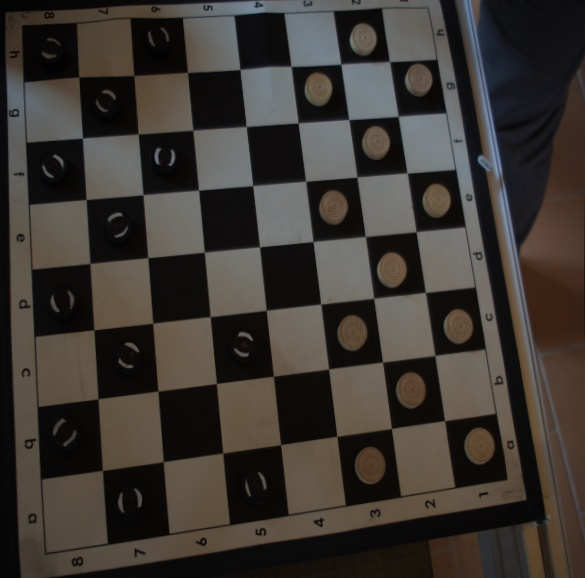
#> input picture checkers_game/test/fixtures/board_sample.jpg, 585 x 578 px
$ python board_augment.py --out out.png
#> lines starting #> are read from the running program, lines starting #| are printed output that depends on the picture
### checkers_game/checkers_game/camera/board_geometry.py
"""Pure, hardware-free board-corner detection.

Only OpenCV + numpy - no camera SDK, no GUI - so it can be tested on a
machine with no camera attached (see test/test_board_geometry.py).

Algorithm (finds the outline of the 8x8 squares, not the board's outer edge):
  1. Detect square candidates: adaptive/Otsu thresholds in both polarities,
     slightly eroded so diagonally-touching squares separate, keep convex
     quadrilaterals.
  2. Fit a perspective lattice (homography image -> cell coordinates) to
     those candidates with RANSAC-style seeding and region growing. Junk
     candidates (pieces, letters, background) simply don't fit the lattice.
  3. Refine on the checkerboard's X-junctions (where 4 squares meet) with
     sub-pixel accuracy. X-junctions only exist *inside* the board - where
     the squares meet the frame it's a T-junction - so they pin down the
     board extent without ever latching onto the frame's outer lines.
  4. Pick the 8x8 cell window whose 7x7 internal points match the found
     junctions, backed by a per-cell light/dark alternation check, and
     extrapolate the 4 outer corners from a homography fit to all
     junctions (so partially occluded / unevenly lit edges still work).

If the evidence is too weak (too few junctions, junctions covering only
part of the board) it returns None instead of guessing, so the caller can
fall back to manual selection.

Corners are returned as a (4, 2) float32 array in the fixed order
BL, TL, TR, BR (index 0..3), in the input image's pixel coordinates.
"""

import cv2
import numpy as np

CORNER_NAMES = ("BL", "TL", "TR", "BR")

_WORK_MAX_DIM = 640


def order_corners(points):
    """Sort 4 points into BL, TL, TR, BR (sum/difference trick)."""
    pts = np.asarray(points, dtype=np.float32).reshape(4, 2)
    s = pts.sum(axis=1)
    diff = pts[:, 1] - pts[:, 0]
    return np.array([pts[np.argmax(diff)], pts[np.argmin(s)],
                     pts[np.argmin(diff)], pts[np.argmax(s)]], dtype=np.float32)


def _to_gray(image):
    if image.ndim == 2:
        return image
    if image.shape[2] == 4:
        return cv2.cvtColor(image, cv2.COLOR_BGRA2GRAY)
    return cv2.cvtColor(image, cv2.COLOR_BGR2GRAY)


def _map(H, pts):
    pts = np.asarray(pts, dtype=np.float64).reshape(-1, 1, 2)
    return cv2.perspectiveTransform(pts, H).reshape(-1, 2)


def _order_quad(p):
    c = p.mean(axis=0)
    return p[np.argsort(np.arctan2(p[:, 1] - c[1], p[:, 0] - c[0]))]


def _quad_area(q):
    return abs(cv2.contourArea(q.astype(np.float32)))


# --------------------------------------------------------------------------
# 1. square candidates
# --------------------------------------------------------------------------

def _find_square_candidates(gray):
    h, w = gray.shape
    md = min(h, w)
    min_a, max_a = (md / 45.0) ** 2, (md / 4.0) ** 2
    blur = cv2.GaussianBlur(gray, (5, 5), 0)
    erode_it = max(1, int(round(md / 300.0)))
    kernel = np.ones((3, 3), np.uint8)

    binaries = []
    for frac in (0.08, 0.15, 0.25):
        block = int(md * frac) | 1
        for mode in (cv2.THRESH_BINARY, cv2.THRESH_BINARY_INV):
            binaries.append(cv2.adaptiveThreshold(
                blur, 255, cv2.ADAPTIVE_THRESH_MEAN_C, mode, block, 0))
    for mode in (cv2.THRESH_BINARY, cv2.THRESH_BINARY_INV):
        binaries.append(cv2.threshold(blur, 0, 255, mode + cv2.THRESH_OTSU)[1])

    quads = []
    for binary in binaries:
        binary = cv2.erode(binary, kernel, iterations=erode_it)
        contours, _ = cv2.findContours(binary, cv2.RETR_LIST, cv2.CHAIN_APPROX_SIMPLE)
        for c in contours:
            a = cv2.contourArea(c)
            if a < min_a or a > max_a:
                continue
            hull = cv2.convexHull(c)
            hull_area = cv2.contourArea(hull)
            if hull_area <= 0 or a / hull_area < 0.85:
                continue
            approx = cv2.approxPolyDP(hull, 0.06 * cv2.arcLength(hull, True), True)
            if len(approx) != 4:
                continue
            p = _order_quad(approx.reshape(4, 2).astype(np.float64))
            sides = np.linalg.norm(p - np.roll(p, -1, axis=0), axis=1)
            if sides.min() <= 0 or sides.max() / sides.min() > 1.8:
                continue
            if _quad_area(p) / hull_area < 0.85:
                continue
            quads.append(p)

    if not quads:
        return np.zeros((0, 4, 2))
    quads = np.array(quads)
    # the different thresholds find the same squares many times over
    centers = quads.mean(axis=1)
    sizes = np.sqrt([_quad_area(q) for q in quads])
    keep = []
    for i in np.argsort(-sizes):
        if all(np.linalg.norm(centers[i] - centers[k]) > 0.3 * sizes[i] for k in keep):
            keep.append(i)
    return quads[keep]


# --------------------------------------------------------------------------
# 2. lattice fit
# --------------------------------------------------------------------------

def _cell_fit(H, quads, tol):
    """Which quads sit exactly on one lattice cell under H (image->lattice)."""
    n = len(quads)
    lat = _map(H, quads.reshape(-1, 2)).reshape(n, 4, 2)
    rounded = np.round(lat)
    err = np.abs(lat - rounded).max(axis=(1, 2))
    cell = np.floor(lat.mean(axis=1)).astype(int)
    ok = err < tol
    for k in np.where(ok)[0]:
        expected = {(cell[k, 0] + dx, cell[k, 1] + dy) for dx in (0, 1) for dy in (0, 1)}
        got = {(int(x), int(y)) for x, y in rounded[k]}
        ok[k] = got == expected
    return ok, cell, rounded


def _fit_lattice(quads, max_seeds=40):
    if len(quads) < 4:
        return None
    unit = np.array([[0, 0], [1, 0], [1, 1], [0, 1]], dtype=np.float32)
    sizes = np.sqrt([_quad_area(q) for q in quads])
    seeds = np.argsort(np.abs(sizes - np.median(sizes)))[:max_seeds]

    scored = []
    for s in seeds:
        H = cv2.getPerspectiveTransform(quads[s].astype(np.float32), unit)
        ok, cell, _ = _cell_fit(H, quads, 0.25)
        scored.append(((ok & (np.abs(cell).max(axis=1) <= 2)).sum(), H))
    scored.sort(key=lambda t: -t[0])

    best = None
    for _, H in scored[:6]:
        # grow outwards from the seed: a single cell extrapolates poorly
        radius = 2
        for _ in range(8):
            ok, cell, rounded = _cell_fit(H, quads, 0.25)
            use = ok & (np.abs(cell).max(axis=1) <= radius) if radius < 99 else ok
            if use.sum() < 2:
                break
            H2, _ = cv2.findHomography(quads[use].reshape(-1, 2), rounded[use].reshape(-1, 2), 0)
            if H2 is None:
                break
            H = H2
            radius = radius + 2 if radius < 10 else 99
        ok, cell, _ = _cell_fit(H, quads, 0.2)
        if best is None or ok.sum() > best[0]:
            best = (int(ok.sum()), H, ok, cell)
    if best is None or best[0] < 6:
        return None
    return best


# --------------------------------------------------------------------------
# 3. X-junctions
# --------------------------------------------------------------------------

def _refine_junctions(gray, H, cells, cell_px):
    """Sub-pixel lattice points that look like checkerboard X-junctions.
    Returns (lattice_coords (N,2), image_coords (N,2))."""
    Hinv = np.linalg.inv(H)
    imin, jmin = cells.min(axis=0) - 1
    imax, jmax = cells.max(axis=0) + 2
    lat = np.array([[i, j] for i in range(imin, imax + 1)
                    for j in range(jmin, jmax + 1)], dtype=np.float64)

    # sample the 4 diagonal quadrants around each point: an X-junction has
    # diagonal pairs equal and the two pairs different; a T/L-junction or
    # a plain edge doesn't.
    offs = np.array([[-0.25, -0.25], [0.25, 0.25], [0.25, -0.25], [-0.25, 0.25]])
    r = max(1, int(cell_px * 0.08))
    blur = cv2.blur(gray, (2 * r + 1, 2 * r + 1)).astype(np.float64)
    h, w = gray.shape
    q = _map(Hinv, (lat[:, None, :] + offs[None]).reshape(-1, 2))
    xi = np.clip(np.round(q[:, 0]).astype(int), 0, w - 1)
    yi = np.clip(np.round(q[:, 1]).astype(int), 0, h - 1)
    v = blur[yi, xi].reshape(-1, 4)
    contrast = np.abs(0.5 * (v[:, 0] + v[:, 1]) - 0.5 * (v[:, 2] + v[:, 3]))
    noise = np.abs(v[:, 0] - v[:, 1]) + np.abs(v[:, 2] - v[:, 3])
    structural = contrast > 2.0 * noise
    ref = np.percentile(contrast[structural], 75) if structural.sum() >= 4 else contrast.max()
    is_x = structural & (contrast > max(6.0, 0.25 * ref))

    lat = lat[is_x]
    guess = _map(Hinv, lat).astype(np.float32) if len(lat) else np.zeros((0, 2), np.float32)
    inside = ((guess[:, 0] > 3) & (guess[:, 0] < w - 4) &
              (guess[:, 1] > 3) & (guess[:, 1] < h - 4))
    lat, guess = lat[inside], guess[inside]
    if len(lat) == 0:
        return lat, np.zeros((0, 2))
    win = max(3, int(cell_px * 0.2))
    refined = cv2.cornerSubPix(
        gray, guess.reshape(-1, 1, 2).copy(), (win, win), (-1, -1),
        (cv2.TERM_CRITERIA_EPS + cv2.TERM_CRITERIA_MAX_ITER, 40, 0.01)).reshape(-1, 2)
    good = np.linalg.norm(refined - guess, axis=1) < 0.2 * cell_px
    return lat[good], refined[good].astype(np.float64)


# --------------------------------------------------------------------------
# 4. 8x8 window
# --------------------------------------------------------------------------

def _cell_checker_evidence(gray, H, i_range, j_range, cell_px):
    """parity * (cell brightness - mean of its 4 neighbours) per cell.
    Board cells alternate with their neighbours; frame, label strip and
    background don't. Samples near the cell border so a piece in the middle
    of a square doesn't dominate."""
    Hinv = np.linalg.inv(H)
    i0, i1 = i_range
    j0, j1 = j_range
    ring = np.array([[u, v] for u in (0.15, 0.5, 0.85) for v in (0.15, 0.5, 0.85)
                     if not (u == 0.5 and v == 0.5)])
    r = max(1, int(cell_px * 0.06))
    blur = cv2.blur(gray, (2 * r + 1, 2 * r + 1)).astype(np.float64)
    h, w = gray.shape
    ni, nj = i1 - i0, j1 - j0
    V = np.full((ni, nj), np.nan)
    for a in range(ni):
        for b in range(nj):
            q = _map(Hinv, ring + [i0 + a, j0 + b])
            if (q < 0).any() or (q[:, 0] >= w).any() or (q[:, 1] >= h).any():
                continue
            V[a, b] = np.median(blur[q[:, 1].astype(int), q[:, 0].astype(int)])
    evidence = {}
    for a in range(ni):
        for b in range(nj):
            if np.isnan(V[a, b]):
                continue
            nb = [V[x, y] for x, y in ((a - 1, b), (a + 1, b), (a, b - 1), (a, b + 1))
                  if 0 <= x < ni and 0 <= y < nj and not np.isnan(V[x, y])]
            if len(nb) < 2:
                continue
            parity = 1 if (i0 + a + j0 + b) % 2 == 0 else -1
            evidence[(i0 + a, j0 + b)] = parity * (V[a, b] - np.mean(nb))
    return evidence


def _normalised_evidence(gray, H, lat_j, cells, cell_px):
    lo = np.minimum(lat_j.min(axis=0), cells.min(axis=0)).astype(int) - 3
    hi = np.maximum(lat_j.max(axis=0), cells.max(axis=0)).astype(int) + 3
    raw = _cell_checker_evidence(gray, H, (lo[0], hi[0]), (lo[1], hi[1]), cell_px)
    # orient the sign with cells fully surrounded by junctions (certainly on
    # the board) and scale so a clear board cell is worth ~1 point
    J = {(int(a), int(b)) for a, b in lat_j}
    core = [v for (a, b), v in raw.items()
            if {(a, b), (a + 1, b), (a, b + 1), (a + 1, b + 1)} <= J]
    if len(core) < 4:
        return None
    sign = 1.0 if np.median(core) >= 0 else -1.0
    scale = np.median(np.abs(core)) + 1e-6
    return {k: float(np.clip(sign * v / scale, -1.5, 1.5)) for k, v in raw.items()}


def _choose_window(junction_lat, cells, evidence):
    J = [(int(a), int(b)) for a, b in junction_lat]
    C = [(int(a), int(b)) for a, b in cells]
    all_i = [p[0] for p in J + C]
    all_j = [p[1] for p in J + C]
    best = None
    for i0 in range(min(all_i) - 8, max(all_i) + 1):
        for j0 in range(min(all_j) - 8, max(all_j) + 1):
            j_in = sum(1 for a, b in J if i0 < a < i0 + 8 and j0 < b < j0 + 8)
            c_in = sum(1 for a, b in C if i0 <= a < i0 + 8 and j0 <= b < j0 + 8)
            score = 2 * j_in - 3 * (len(J) - j_in) + c_in - 1.5 * (len(C) - c_in)
            if evidence:
                e_in = e_out = 0.0
                for (a, b), v in evidence.items():
                    if i0 <= a < i0 + 8 and j0 <= b < j0 + 8:
                        e_in += v
                    else:
                        e_out += v
                score += e_in - max(0.0, e_out)
            if best is None or score > best[0]:
                best = (score, i0, j0, j_in, c_in)
    return best


# --------------------------------------------------------------------------
# public API
# --------------------------------------------------------------------------

def find_board_corners(image, debug=None):
    """Locate the outline of the 8x8 squares in `image` (BGR, BGRA or gray).

    Returns (corners, message): corners is a (4, 2) float32 array in
    BL, TL, TR, BR order, or None if the board couldn't be found reliably;
    message is a human-readable reason for logging. `debug`, if a dict, is
    filled with intermediate results (in working-resolution coordinates).
    """
    if image is None or image.size == 0:
        return None, "empty image"
    gray = _to_gray(image)
    scale = min(1.0, _WORK_MAX_DIM / float(max(gray.shape)))
    if scale < 1.0:
        gray = cv2.resize(gray, None, fx=scale, fy=scale, interpolation=cv2.INTER_AREA)
    gray = cv2.createCLAHE(clipLimit=2.0, tileGridSize=(8, 8)).apply(gray)

    quads = _find_square_candidates(gray)
    if debug is not None:
        debug['quads'] = quads
    if len(quads) < 6:
        return None, f"too few square candidates ({len(quads)})"

    fit = _fit_lattice(quads)
    if fit is None:
        return None, "could not fit a square lattice"
    _, H, ok, cell = fit
    cells = cell[ok]
    cell_px = float(np.median(np.sqrt([_quad_area(q) for q in quads[ok]])))

    lat_j, img_j = _refine_junctions(gray, H, cells, cell_px)
    if len(lat_j) >= 8:
        H2, _ = cv2.findHomography(img_j, lat_j, cv2.RANSAC, 0.08)
        if H2 is not None:
            H = H2
            lat_j, img_j = _refine_junctions(gray, H, cells, cell_px)
    if len(lat_j) < 4:
        return None, f"only {len(lat_j)} grid junctions found"

    evidence = _normalised_evidence(gray, H, lat_j, cells, cell_px)
    _, i0, j0, j_in, c_in = _choose_window(lat_j, cells, evidence)
    if debug is not None:
        debug.update(H=H, cells=cells, lat_j=lat_j, img_j=img_j, window=(i0, j0))
    if j_in < 20:
        return None, f"only {j_in} of 49 internal grid junctions found"

    sel = np.array([i0 < a < i0 + 8 and j0 < b < j0 + 8 for a, b in lat_j])
    lat_in, img_in = lat_j[sel], img_j[sel]
    span_i = len(set(lat_in[:, 0].astype(int)))
    span_j = len(set(lat_in[:, 1].astype(int)))
    if span_i < 6 or span_j < 6:
        return None, (f"grid junctions only cover {span_i}x{span_j} of the 7x7 "
                      "inner rows/cols - refusing to extrapolate")

    Hb, _ = cv2.findHomography(img_in, lat_in, cv2.RANSAC, 0.08)
    if Hb is None:
        Hb = H
    board_lat = [[i0, j0], [i0 + 8, j0], [i0 + 8, j0 + 8], [i0, j0 + 8]]
    corners = _map(np.linalg.inv(Hb), board_lat) / scale
    return order_corners(corners), f"ok ({j_in}/49 grid junctions, {c_in} squares)"

### checkers_game/test/board_augment.py
"""Synthetic variations of the reference board photo, for testing
board_geometry.find_board_corners without a camera.

Each sample applies a random (seeded, reproducible) camera move - rotation,
scale, translation and perspective tilt - plus lighting changes, and
returns the ground-truth board corners transformed the same way.

Run directly to dump a gallery of samples with the ground truth (green) and
the detection (red) drawn on them:

    python3 test/board_augment.py --out /tmp/board_samples --count 40
"""

import argparse
import os
import sys

import cv2
import numpy as np

FIXTURE_PATH = os.path.join(os.path.dirname(__file__), "fixtures", "board_sample.jpg")

# Hand-verified outline of the 8x8 squares in fixtures/board_sample.jpg
# (inner edge of the frame, NOT the board's outer edge), BL, TL, TR, BR.
REFERENCE_CORNERS = np.array([
    [42.77, 555.03],
    [19.35, 22.55],
    [428.04, 6.67],
    [507.41, 479.61],
])


def random_camera_move(rng, w, h):
    angle = rng.uniform(-25, 25)
    scale = rng.uniform(0.75, 1.15)
    tx, ty = rng.uniform(-0.08, 0.08, 2) * np.array([w, h])
    rot = np.vstack([cv2.getRotationMatrix2D((w / 2, h / 2), angle, scale), [0, 0, 1]])
    shift = np.array([[1, 0, tx], [0, 1, ty], [0, 0, 1]])
    src = np.float32([[0, 0], [w, 0], [w, h], [0, h]])
    jitter = rng.uniform(-0.06, 0.06, (4, 2)) * np.array([w, h])
    tilt = cv2.getPerspectiveTransform(src, (src + jitter).astype(np.float32))
    return shift @ tilt @ rot


def mild_lighting(rng, img):
    """Everyday variation: exposure, contrast, white balance, sensor noise."""
    out = cv2.convertScaleAbs(img, alpha=rng.uniform(0.7, 1.3), beta=rng.uniform(-35, 35))
    out = np.clip(out.astype(np.float32) * rng.uniform(0.85, 1.15, 3), 0, 255)
    out = out + rng.normal(0, rng.uniform(0, 8), out.shape)
    return np.clip(out, 0, 255).astype(np.uint8)


# [33 lines left out: function harsh_lighting, not called in this run]


def make_sample(img, seed, lighting="mild", corners=REFERENCE_CORNERS):
    """Returns (image, ground_truth_corners) or None if this seed would move
    the board (partly) out of the frame."""
    rng = np.random.RandomState(seed)
    h, w = img.shape[:2]
    H = random_camera_move(rng, w, h)
    border = [cv2.BORDER_REFLECT101, cv2.BORDER_REPLICATE, cv2.BORDER_CONSTANT][rng.randint(3)]
    fill = tuple(int(v) for v in rng.randint(0, 120, 3))
    out = cv2.warpPerspective(img, H, (w, h), borderMode=border, borderValue=fill)
    gt = cv2.perspectiveTransform(np.asarray(corners, np.float64).reshape(-1, 1, 2), H).reshape(-1, 2)
    if (gt < 4).any() or (gt[:, 0] > w - 4).any() or (gt[:, 1] > h - 4).any():
        return None
    if lighting == "mild":
        out = mild_lighting(rng, out)
    elif lighting == "harsh":
        out = harsh_lighting(rng, out)
    return out, gt


def samples(img, count, lighting="mild", first_seed=0):
    """Yield `count` (seed, image, ground_truth) samples."""
    seed, n = first_seed, 0
    while n < count:
        s = make_sample(img, seed, lighting)
        if s is not None:
            n += 1
            yield (seed,) + s
        seed += 1


def main():
    sys.path.insert(0, os.path.join(os.path.dirname(__file__), ".."))
    from checkers_game.camera.board_geometry import find_board_corners, order_corners

    parser = argparse.ArgumentParser(description=__doc__.split("\n")[0])
    parser.add_argument("--out", required=True)
    parser.add_argument("--count", type=int, default=40)
    parser.add_argument("--lighting", choices=["none", "mild", "harsh"], default="mild")
    args = parser.parse_args()
    os.makedirs(args.out, exist_ok=True)
    img = cv2.imread(FIXTURE_PATH)
#> img is the input picture: shape (578, 585, 3); mean B, G, R 50.4, 55.5, 60.7
    for seed, im, gt in samples(img, args.count, args.lighting):
#> in make_sample, `out = cv2.warpPerspective(img, H, (w, h), borderMode=border, borderVal..`:
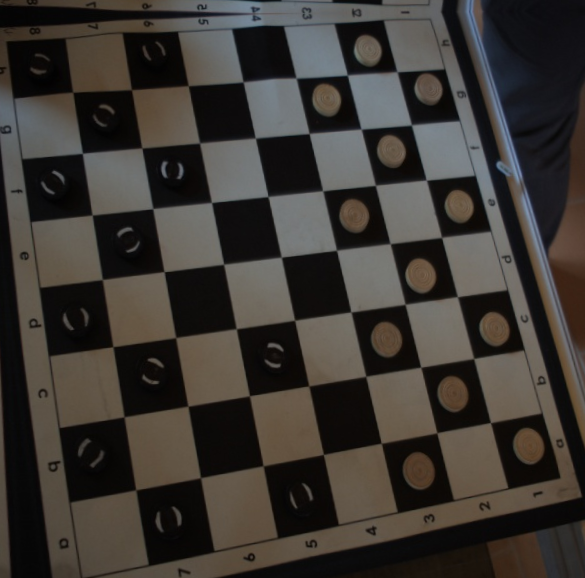
#> out: shape (578, 585, 3); mean B, G, R 51.2, 56, 60.4
#> call 2 of make_sample, with seed = 1, lighting = 'mild', corners = array of shape (4, 2)
#> in make_sample (call 2), `out = cv2.warpPerspective(img, H, (w, h), borderMode=border, borderVal..`:
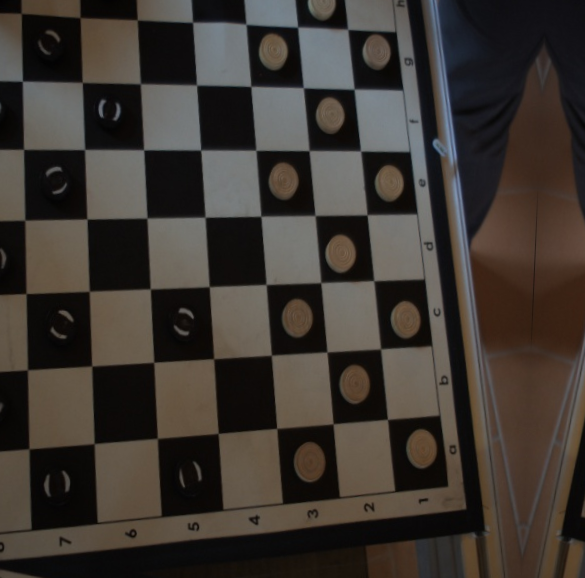
#> out: shape (578, 585, 3); mean B, G, R 49.7, 55.3, 61.5
#> call 3 of make_sample, with seed = 2, lighting = 'mild', corners = array of shape (4, 2)
#> in make_sample (call 3), `out = cv2.warpPerspective(img, H, (w, h), borderMode=border, borderVal..`:
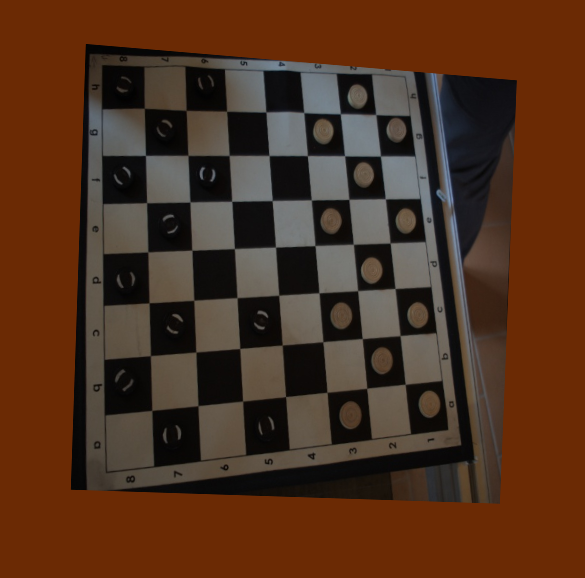
#> out: shape (578, 585, 3); mean B, G, R 29.7, 49.5, 81.3
#> in mild_lighting, `out = out + rng.normal(0, rng.uniform(0, 8), out.shape)`:
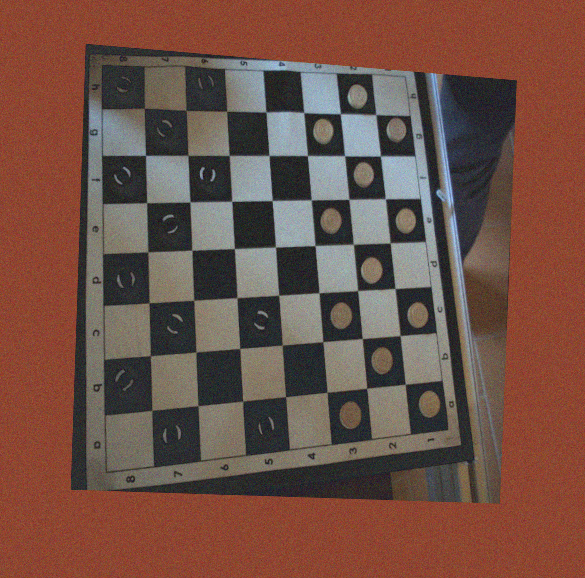
#> out: shape (578, 585, 3) float64; mean B, G, R 30.4, 40.1, 69; drawn with min black and max white
        found, msg = find_board_corners(im)
#> (the rest of the program and of its run is left out)
